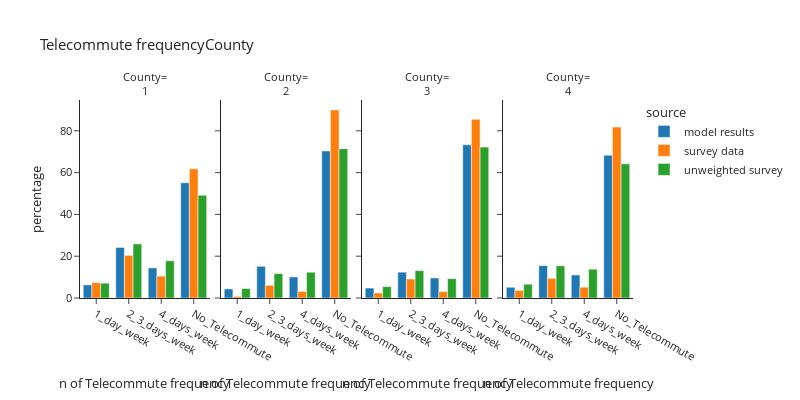

Notebook code cell kept with this figure:
### Code cell
fig = util.plot_segments(per_data, 'telecommute_frequency', 'county_id', 'Telecommute frequency', 'County', 'County')
fig.show()

### Figure 1 — Plotly figure (JSON) as saved in the notebook; plotly's stock layout.template omitted (floating-point values rounded to 4 significant figures)
{"data": [{"alignmentgroup": "True", "hovertemplate": "source=model results<br>county_id=1<br>telecommute_frequency=%{x}<br>percentage=%{y}<extra></extra>", "legendgroup": "model results", "marker": {"color": "#1F77B4", "pattern": {"shape": ""}}, "name": "model results", "offsetgroup": "model results", "orientation": "v", "showlegend": true, "textposition": "auto", "type": "bar", "x": ["1_day_week", "2_3_days_week", "4_days_week", "No_Telecommute"], "xaxis": "x", "y": [6.287, 24.19, 14.39, 55.13], "yaxis": "y"}, {"alignmentgroup": "True", "hovertemplate": "source=model results<br>county_id=2<br>telecommute_frequency=%{x}<br>percentage=%{y}<extra></extra>", "legendgroup": "model results", "marker": {"color": "#1F77B4", "pattern": {"shape": ""}}, "name": "model results", "offsetgroup": "model results", "orientation": "v", "showlegend": false, "textposition": "auto", "type": "bar", "x": ["1_day_week", "2_3_days_week", "4_days_week", "No_Telecommute"], "xaxis": "x2", "y": [4.341, 15.18, 10.11, 70.37], "yaxis": "y2"}, {"alignmentgroup": "True", "hovertemplate": "source=model results<br>county_id=3<br>telecommute_frequency=%{x}<br>percentage=%{y}<extra></extra>", "legendgroup": "model results", "marker": {"color": "#1F77B4", "pattern": {"shape": ""}}, "name": "model results", "offsetgroup": "model results", "orientation": "v", "showlegend": false, "textposition": "auto", "type": "bar", "x": ["1_day_week", "2_3_days_week", "4_days_week", "No_Telecommute"], "xaxis": "x3", "y": [4.757, 12.36, 9.592, 73.29], "yaxis": "y3"}, {"alignmentgroup": "True", "hovertemplate": "source=model results<br>county_id=4<br>telecommute_frequency=%{x}<br>percentage=%{y}<extra></extra>", "legendgroup": "model results", "marker": {"color": "#1F77B4", "pattern": {"shape": ""}}, "name": "model results", "offsetgroup": "model results", "orientation": "v", "showlegend": false, "textposition": "auto", "type": "bar", "x": ["1_day_week", "2_3_days_week", "4_days_week", "No_Telecommute"], "xaxis": "x4", "y": [5.145, 15.51, 11.01, 68.34], "yaxis": "y4"}, {"alignmentgroup": "True", "hovertemplate": "source=survey data<br>county_id=1<br>telecommute_frequency=%{x}<br>percentage=%{y}<extra></extra>", "legendgroup": "survey data", "marker": {"color": "#FF7F0E", "pattern": {"shape": ""}}, "name": "survey data", "offsetgroup": "survey data", "orientation": "v", "showlegend": true, "textposition": "auto", "type": "bar", "x": ["1_day_week", "2_3_days_week", "4_days_week", "No_Telecommute"], "xaxis": "x", "y": [7.338, 20.38, 10.49, 61.79], "yaxis": "y"}, {"alignmentgroup": "True", "hovertemplate": "source=survey data<br>county_id=2<br>telecommute_frequency=%{x}<br>percentage=%{y}<extra></extra>", "legendgroup": "survey data", "marker": {"color": "#FF7F0E", "pattern": {"shape": ""}}, "name": "survey data", "offsetgroup": "survey data", "orientation": "v", "showlegend": false, "textposition": "auto", "type": "bar", "x": ["1_day_week", "2_3_days_week", "4_days_week", "No_Telecommute"], "xaxis": "x2", "y": [0.7348, 6.08, 3.179, 90.01], "yaxis": "y2"}, {"alignmentgroup": "True", "hovertemplate": "source=survey data<br>county_id=3<br>telecommute_frequency=%{x}<br>percentage=%{y}<extra></extra>", "legendgroup": "survey data", "marker": {"color": "#FF7F0E", "pattern": {"shape": ""}}, "name": "survey data", "offsetgroup": "survey data", "orientation": "v", "showlegend": false, "textposition": "auto", "type": "bar", "x": ["1_day_week", "2_3_days_week", "4_days_week", "No_Telecommute"], "xaxis": "x3", "y": [2.396, 9.094, 3.023, 85.49], "yaxis": "y3"}, {"alignmentgroup": "True", "hovertemplate": "source=survey data<br>county_id=4<br>telecommute_frequency=%{x}<br>percentage=%{y}<extra></extra>", "legendgroup": "survey data", "marker": {"color": "#FF7F0E", "pattern": {"shape": ""}}, "name": "survey data", "offsetgroup": "survey data", "orientation": "v", "showlegend": false, "textposition": "auto", "type": "bar", "x": ["1_day_week", "2_3_days_week", "4_days_week", "No_Telecommute"], "xaxis": "x4", "y": [3.643, 9.395, 5.176, 81.79], "yaxis": "y4"}, {"alignmentgroup": "True", "hovertemplate": "source=unweighted survey<br>county_id=1<br>telecommute_frequency=%{x}<br>percentage=%{y}<extra></extra>", "legendgroup": "unweighted survey", "marker": {"color": "#2CA02C", "pattern": {"shape": ""}}, "name": "unweighted survey", "offsetgroup": "unweighted survey", "orientation": "v", "showlegend": true, "textposition": "auto", "type": "bar", "x": ["1_day_week", "2_3_days_week", "4_days_week", "No_Telecommute"], "xaxis": "x", "y": [7.095, 25.9, 17.83, 49.18], "yaxis": "y"}, {"alignmentgroup": "True", "hovertemplate": "source=unweighted survey<br>county_id=2<br>telecommute_frequency=%{x}<br>percentage=%{y}<extra></extra>", "legendgroup": "unweighted survey", "marker": {"color": "#2CA02C", "pattern": {"shape": ""}}, "name": "unweighted survey", "offsetgroup": "unweighted survey", "orientation": "v", "showlegend": false, "textposition": "auto", "type": "bar", "x": ["1_day_week", "2_3_days_week", "4_days_week", "No_Telecommute"], "xaxis": "x2", "y": [4.545, 11.69, 12.34, 71.43], "yaxis": "y2"}, {"alignmentgroup": "True", "hovertemplate": "source=unweighted survey<br>county_id=3<br>telecommute_frequency=%{x}<br>percentage=%{y}<extra></extra>", "legendgroup": "unweighted survey", "marker": {"color": "#2CA02C", "pattern": {"shape": ""}}, "name": "unweighted survey", "offsetgroup": "unweighted survey", "orientation": "v", "showlegend": false, "textposition": "auto", "type": "bar", "x": ["1_day_week", "2_3_days_week", "4_days_week", "No_Telecommute"], "xaxis": "x3", "y": [5.431, 13.1, 9.265, 72.2], "yaxis": "y3"}, {"alignmentgroup": "True", "hovertemplate": "source=unweighted survey<br>county_id=4<br>telecommute_frequency=%{x}<br>percentage=%{y}<extra></extra>", "legendgroup": "unweighted survey", "marker": {"color": "#2CA02C", "pattern": {"shape": ""}}, "name": "unweighted survey", "offsetgroup": "unweighted survey", "orientation": "v", "showlegend": false, "textposition": "auto", "type": "bar", "x": ["1_day_week", "2_3_days_week", "4_days_week", "No_Telecommute"], "xaxis": "x4", "y": [6.612, 15.43, 13.77, 64.19], "yaxis": "y4"}], "layout": {"annotations": [{"font": {}, "showarrow": false, "text": "County=<br>1", "x": 0.1175, "xanchor": "center", "xref": "paper", "y": 1.0, "yanchor": "bottom", "yref": "paper"}, {"font": {}, "showarrow": false, "text": "County=<br>2", "x": 0.3725, "xanchor": "center", "xref": "paper", "y": 1.0, "yanchor": "bottom", "yref": "paper"}, {"font": {}, "showarrow": false, "text": "County=<br>3", "x": 0.6275, "xanchor": "center", "xref": "paper", "y": 1.0, "yanchor": "bottom", "yref": "paper"}, {"font": {}, "showarrow": false, "text": "County=<br>4", "x": 0.8825, "xanchor": "center", "xref": "paper", "y": 1.0, "yanchor": "bottom", "yref": "paper"}], "barmode": "group", "font": {"size": 11}, "height": 400, "legend": {"title": {"text": "source"}, "tracegroupgap": 0}, "title": {"text": "Telecommute frequencyCounty"}, "width": 800, "xaxis": {"anchor": "y", "domain": [0.0, 0.235], "title": {"text": "n of Telecommute frequency"}}, "xaxis2": {"anchor": "y2", "domain": [0.255, 0.49], "matches": "x", "title": {"text": "n of Telecommute frequency"}}, "xaxis3": {"anchor": "y3", "domain": [0.51, 0.745], "matches": "x", "title": {"text": "n of Telecommute frequency"}}, "xaxis4": {"anchor": "y4", "domain": [0.765, 1.0], "matches": "x", "title": {"text": "n of Telecommute frequency"}}, "yaxis": {"anchor": "x", "domain": [0.0, 1.0], "title": {"text": "percentage"}}, "yaxis2": {"anchor": "x2", "domain": [0.0, 1.0], "matches": "y", "showticklabels": false}, "yaxis3": {"anchor": "x3", "domain": [0.0, 1.0], "matches": "y", "showticklabels": false}, "yaxis4": {"anchor": "x4", "domain": [0.0, 1.0], "matches": "y", "showticklabels": false}}}
